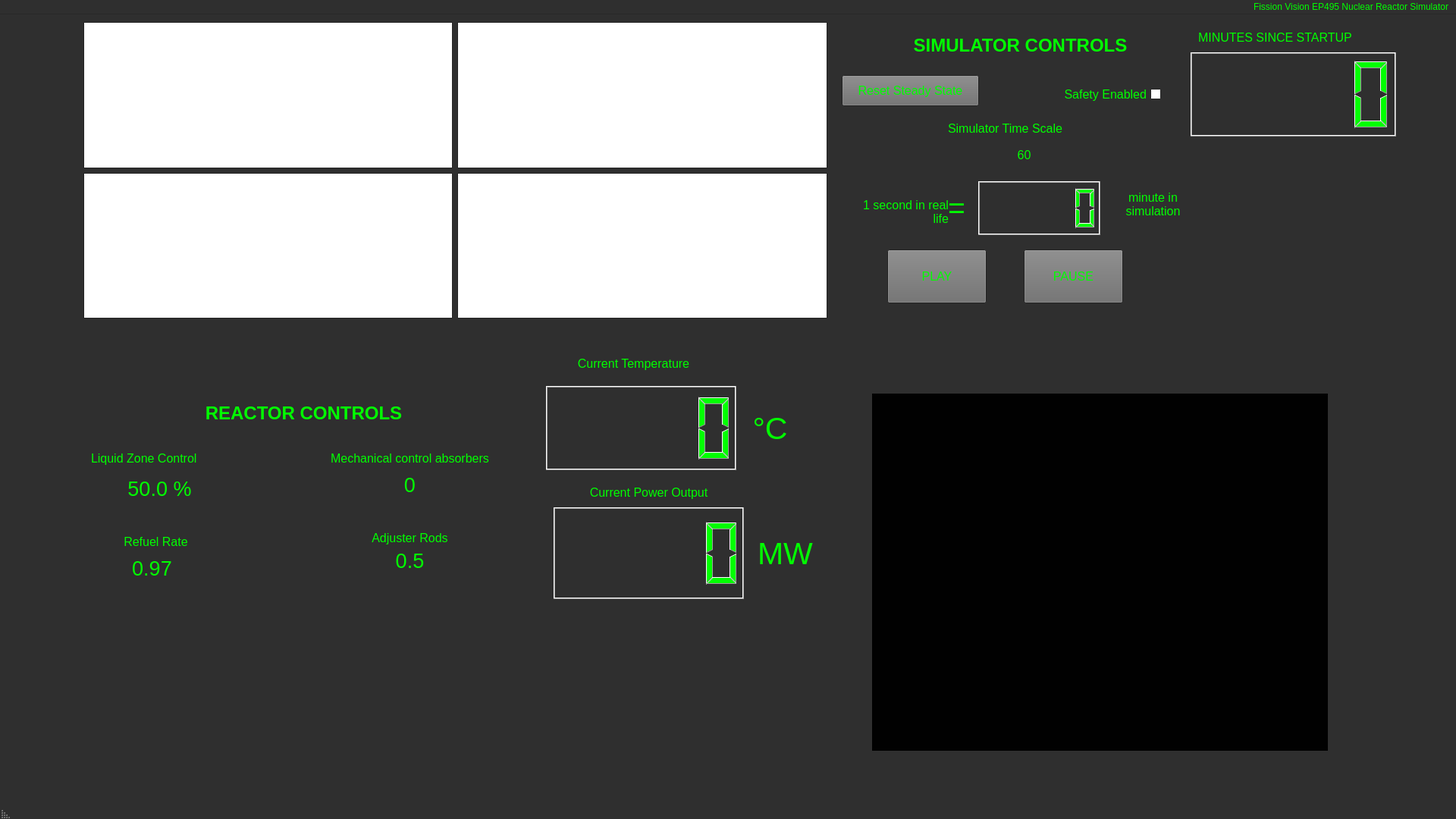
<?xml version="1.0" encoding="UTF-8"?>
<ui version="4.0">
 <class>MainWindow</class>
 <widget class="QMainWindow" name="MainWindow">
  <property name="geometry">
   <rect>
    <x>0</x>
    <y>0</y>
    <width>1920</width>
    <height>1080</height>
   </rect>
  </property>
  <property name="baseSize">
   <size>
    <width>9</width>
    <height>0</height>
   </size>
  </property>
  <property name="palette">
   <palette>
    <active>
     <colorrole role="WindowText">
      <brush brushstyle="SolidPattern">
       <color alpha="255">
        <red>0</red>
        <green>255</green>
        <blue>0</blue>
       </color>
      </brush>
     </colorrole>
     <colorrole role="Button">
      <brush brushstyle="SolidPattern">
       <color alpha="255">
        <red>109</red>
        <green>109</green>
        <blue>109</blue>
       </color>
      </brush>
     </colorrole>
     <colorrole role="Text">
      <brush brushstyle="SolidPattern">
       <color alpha="255">
        <red>0</red>
        <green>255</green>
        <blue>0</blue>
       </color>
      </brush>
     </colorrole>
     <colorrole role="BrightText">
      <brush brushstyle="SolidPattern">
       <color alpha="255">
        <red>0</red>
        <green>255</green>
        <blue>0</blue>
       </color>
      </brush>
     </colorrole>
     <colorrole role="ButtonText">
      <brush brushstyle="SolidPattern">
       <color alpha="255">
        <red>0</red>
        <green>255</green>
        <blue>0</blue>
       </color>
      </brush>
     </colorrole>
     <colorrole role="Window">
      <brush brushstyle="SolidPattern">
       <color alpha="255">
        <red>47</red>
        <green>47</green>
        <blue>47</blue>
       </color>
      </brush>
     </colorrole>
     <colorrole role="Shadow">
      <brush brushstyle="SolidPattern">
       <color alpha="255">
        <red>74</red>
        <green>74</green>
        <blue>74</blue>
       </color>
      </brush>
     </colorrole>
     <colorrole role="Highlight">
      <brush brushstyle="SolidPattern">
       <color alpha="255">
        <red>0</red>
        <green>212</green>
        <blue>0</blue>
       </color>
      </brush>
     </colorrole>
     <colorrole role="ToolTipText">
      <brush brushstyle="SolidPattern">
       <color alpha="255">
        <red>0</red>
        <green>255</green>
        <blue>0</blue>
       </color>
      </brush>
     </colorrole>
     <colorrole role="PlaceholderText">
      <brush brushstyle="SolidPattern">
       <color alpha="128">
        <red>0</red>
        <green>255</green>
        <blue>0</blue>
       </color>
      </brush>
     </colorrole>
     <colorrole role="Accent">
      <brush brushstyle="SolidPattern">
       <color alpha="255">
        <red>0</red>
        <green>170</green>
        <blue>0</blue>
       </color>
      </brush>
     </colorrole>
    </active>
    <inactive>
     <colorrole role="WindowText">
      <brush brushstyle="SolidPattern">
       <color alpha="255">
        <red>0</red>
        <green>255</green>
        <blue>0</blue>
       </color>
      </brush>
     </colorrole>
     <colorrole role="Button">
      <brush brushstyle="SolidPattern">
       <color alpha="255">
        <red>109</red>
        <green>109</green>
        <blue>109</blue>
       </color>
      </brush>
     </colorrole>
     <colorrole role="Text">
      <brush brushstyle="SolidPattern">
       <color alpha="255">
        <red>0</red>
        <green>255</green>
        <blue>0</blue>
       </color>
      </brush>
     </colorrole>
     <colorrole role="BrightText">
      <brush brushstyle="SolidPattern">
       <color alpha="255">
        <red>0</red>
        <green>255</green>
        <blue>0</blue>
       </color>
      </brush>
     </colorrole>
     <colorrole role="ButtonText">
      <brush brushstyle="SolidPattern">
       <color alpha="255">
        <red>0</red>
        <green>255</green>
        <blue>0</blue>
       </color>
      </brush>
     </colorrole>
     <colorrole role="Window">
      <brush brushstyle="SolidPattern">
       <color alpha="255">
        <red>47</red>
        <green>47</green>
        <blue>47</blue>
       </color>
      </brush>
     </colorrole>
     <colorrole role="Shadow">
      <brush brushstyle="SolidPattern">
       <color alpha="255">
        <red>74</red>
        <green>74</green>
        <blue>74</blue>
       </color>
      </brush>
     </colorrole>
     <colorrole role="Highlight">
      <brush brushstyle="SolidPattern">
       <color alpha="255">
        <red>0</red>
        <green>212</green>
        <blue>0</blue>
       </color>
      </brush>
     </colorrole>
     <colorrole role="ToolTipText">
      <brush brushstyle="SolidPattern">
       <color alpha="255">
        <red>0</red>
        <green>255</green>
        <blue>0</blue>
       </color>
      </brush>
     </colorrole>
     <colorrole role="PlaceholderText">
      <brush brushstyle="SolidPattern">
       <color alpha="128">
        <red>0</red>
        <green>255</green>
        <blue>0</blue>
       </color>
      </brush>
     </colorrole>
     <colorrole role="Accent">
      <brush brushstyle="SolidPattern">
       <color alpha="255">
        <red>0</red>
        <green>170</green>
        <blue>0</blue>
       </color>
      </brush>
     </colorrole>
    </inactive>
    <disabled>
     <colorrole role="Button">
      <brush brushstyle="SolidPattern">
       <color alpha="255">
        <red>109</red>
        <green>109</green>
        <blue>109</blue>
       </color>
      </brush>
     </colorrole>
     <colorrole role="BrightText">
      <brush brushstyle="SolidPattern">
       <color alpha="255">
        <red>0</red>
        <green>255</green>
        <blue>0</blue>
       </color>
      </brush>
     </colorrole>
     <colorrole role="Base">
      <brush brushstyle="SolidPattern">
       <color alpha="255">
        <red>47</red>
        <green>47</green>
        <blue>47</blue>
       </color>
      </brush>
     </colorrole>
     <colorrole role="Window">
      <brush brushstyle="SolidPattern">
       <color alpha="255">
        <red>47</red>
        <green>47</green>
        <blue>47</blue>
       </color>
      </brush>
     </colorrole>
     <colorrole role="Shadow">
      <brush brushstyle="SolidPattern">
       <color alpha="255">
        <red>74</red>
        <green>74</green>
        <blue>74</blue>
       </color>
      </brush>
     </colorrole>
     <colorrole role="ToolTipText">
      <brush brushstyle="SolidPattern">
       <color alpha="255">
        <red>0</red>
        <green>255</green>
        <blue>0</blue>
       </color>
      </brush>
     </colorrole>
     <colorrole role="PlaceholderText">
      <brush brushstyle="SolidPattern">
       <color alpha="128">
        <red>0</red>
        <green>255</green>
        <blue>0</blue>
       </color>
      </brush>
     </colorrole>
     <colorrole role="Accent">
      <brush brushstyle="SolidPattern">
       <color alpha="255">
        <red>0</red>
        <green>170</green>
        <blue>0</blue>
       </color>
      </brush>
     </colorrole>
    </disabled>
   </palette>
  </property>
  <property name="windowTitle">
   <string>MainWindow</string>
  </property>
  <property name="layoutDirection">
   <enum>Qt::LayoutDirection::RightToLeft</enum>
  </property>
  <property name="styleSheet">
   <string notr="true"/>
  </property>
  <widget class="QWidget" name="centralwidget">
   <property name="styleSheet">
    <string notr="true"/>
   </property>
   <widget class="QLCDNumber" name="LCDClock">
    <property name="geometry">
     <rect>
      <x>1570</x>
      <y>50</y>
      <width>271</width>
      <height>111</height>
     </rect>
    </property>
    <property name="font">
     <font>
      <pointsize>12</pointsize>
      <italic>false</italic>
      <bold>false</bold>
     </font>
    </property>
    <property name="smallDecimalPoint">
     <bool>false</bool>
    </property>
   </widget>
   <widget class="QTextBrowser" name="consoleLog">
    <property name="geometry">
     <rect>
      <x>1150</x>
      <y>500</y>
      <width>601</width>
      <height>471</height>
     </rect>
    </property>
    <property name="font">
     <font>
      <pointsize>12</pointsize>
     </font>
    </property>
    <property name="styleSheet">
     <string notr="true">background-color: rgb(1,1,1);
color: rgb(0,255,0);</string>
    </property>
   </widget>
   <widget class="QLabel" name="label">
    <property name="geometry">
     <rect>
      <x>1580</x>
      <y>10</y>
      <width>241</width>
      <height>41</height>
     </rect>
    </property>
    <property name="font">
     <font>
      <pointsize>12</pointsize>
     </font>
    </property>
    <property name="text">
     <string>MINUTES SINCE STARTUP</string>
    </property>
   </widget>
   <widget class="QLabel" name="label_4">
    <property name="geometry">
     <rect>
      <x>120</x>
      <y>570</y>
      <width>201</width>
      <height>31</height>
     </rect>
    </property>
    <property name="font">
     <font>
      <pointsize>12</pointsize>
     </font>
    </property>
    <property name="text">
     <string>Liquid Zone Control</string>
    </property>
   </widget>
   <widget class="QPushButton" name="steadyStateReset">
    <property name="geometry">
     <rect>
      <x>1110</x>
      <y>80</y>
      <width>181</width>
      <height>41</height>
     </rect>
    </property>
    <property name="font">
     <font>
      <pointsize>12</pointsize>
     </font>
    </property>
    <property name="text">
     <string>Reset Steady State</string>
    </property>
   </widget>
   <widget class="QLabel" name="lzcValue">
    <property name="geometry">
     <rect>
      <x>160</x>
      <y>600</y>
      <width>101</width>
      <height>51</height>
     </rect>
    </property>
    <property name="font">
     <font>
      <pointsize>20</pointsize>
     </font>
    </property>
    <property name="text">
     <string>50.0 %</string>
    </property>
    <property name="alignment">
     <set>Qt::AlignmentFlag::AlignCenter</set>
    </property>
   </widget>
   <widget class="QLabel" name="label_5">
    <property name="geometry">
     <rect>
      <x>410</x>
      <y>660</y>
      <width>261</width>
      <height>61</height>
     </rect>
    </property>
    <property name="font">
     <font>
      <pointsize>12</pointsize>
     </font>
    </property>
    <property name="text">
     <string>Adjuster Rods</string>
    </property>
    <property name="alignment">
     <set>Qt::AlignmentFlag::AlignCenter</set>
    </property>
    <property name="wordWrap">
     <bool>true</bool>
    </property>
   </widget>
   <widget class="QLabel" name="adjValue">
    <property name="geometry">
     <rect>
      <x>510</x>
      <y>700</y>
      <width>61</width>
      <height>41</height>
     </rect>
    </property>
    <property name="font">
     <font>
      <pointsize>20</pointsize>
     </font>
    </property>
    <property name="text">
     <string>0.5</string>
    </property>
    <property name="alignment">
     <set>Qt::AlignmentFlag::AlignCenter</set>
    </property>
   </widget>
   <widget class="QLabel" name="label_6">
    <property name="geometry">
     <rect>
      <x>1250</x>
      <y>120</y>
      <width>191</width>
      <height>61</height>
     </rect>
    </property>
    <property name="font">
     <font>
      <pointsize>12</pointsize>
     </font>
    </property>
    <property name="text">
     <string>Simulator Time Scale</string>
    </property>
    <property name="wordWrap">
     <bool>true</bool>
    </property>
   </widget>
   <widget class="QLabel" name="timescaleValue">
    <property name="geometry">
     <rect>
      <x>1320</x>
      <y>170</y>
      <width>61</width>
      <height>31</height>
     </rect>
    </property>
    <property name="font">
     <font>
      <pointsize>12</pointsize>
     </font>
    </property>
    <property name="text">
     <string>60</string>
    </property>
    <property name="alignment">
     <set>Qt::AlignmentFlag::AlignCenter</set>
    </property>
   </widget>
   <widget class="QWidget" name="layoutWidget">
    <property name="geometry">
     <rect>
      <x>110</x>
      <y>10</y>
      <width>981</width>
      <height>391</height>
     </rect>
    </property>
    <property name="font">
     <font>
      <pointsize>12</pointsize>
     </font>
    </property>
    <layout class="QGridLayout" name="gridLayout">
     <item row="0" column="0">
      <widget class="PlotWidget" name="neutronPowerGraph">
       <property name="font">
        <font>
         <pointsize>12</pointsize>
        </font>
       </property>
      </widget>
     </item>
     <item row="0" column="1">
      <widget class="PlotWidget" name="temperatureGraph">
       <property name="font">
        <font>
         <pointsize>12</pointsize>
        </font>
       </property>
      </widget>
     </item>
     <item row="1" column="0">
      <widget class="PlotWidget" name="electricPowerGraph">
       <property name="font">
        <font>
         <pointsize>12</pointsize>
        </font>
       </property>
      </widget>
     </item>
     <item row="1" column="1">
      <widget class="PlotWidget" name="pressureGraph">
       <property name="font">
        <font>
         <pointsize>12</pointsize>
        </font>
       </property>
      </widget>
     </item>
    </layout>
   </widget>
   <widget class="QCheckBox" name="safetyEnabledBox">
    <property name="geometry">
     <rect>
      <x>1360</x>
      <y>90</y>
      <width>171</width>
      <height>31</height>
     </rect>
    </property>
    <property name="font">
     <font>
      <pointsize>12</pointsize>
     </font>
    </property>
    <property name="text">
     <string>Safety Enabled</string>
    </property>
   </widget>
   <widget class="QLabel" name="label_7">
    <property name="geometry">
     <rect>
      <x>400</x>
      <y>550</y>
      <width>281</width>
      <height>71</height>
     </rect>
    </property>
    <property name="font">
     <font>
      <pointsize>12</pointsize>
     </font>
    </property>
    <property name="text">
     <string>Mechanical control absorbers</string>
    </property>
    <property name="alignment">
     <set>Qt::AlignmentFlag::AlignCenter</set>
    </property>
    <property name="wordWrap">
     <bool>true</bool>
    </property>
   </widget>
   <widget class="QLabel" name="mcaValue">
    <property name="geometry">
     <rect>
      <x>510</x>
      <y>600</y>
      <width>61</width>
      <height>41</height>
     </rect>
    </property>
    <property name="font">
     <font>
      <pointsize>20</pointsize>
     </font>
    </property>
    <property name="text">
     <string>0</string>
    </property>
    <property name="alignment">
     <set>Qt::AlignmentFlag::AlignCenter</set>
    </property>
   </widget>
   <widget class="QLabel" name="refuelValue">
    <property name="geometry">
     <rect>
      <x>160</x>
      <y>710</y>
      <width>81</width>
      <height>41</height>
     </rect>
    </property>
    <property name="font">
     <font>
      <pointsize>20</pointsize>
     </font>
    </property>
    <property name="text">
     <string>0.97</string>
    </property>
    <property name="alignment">
     <set>Qt::AlignmentFlag::AlignCenter</set>
    </property>
   </widget>
   <widget class="QLabel" name="label_10">
    <property name="geometry">
     <rect>
      <x>140</x>
      <y>670</y>
      <width>131</width>
      <height>51</height>
     </rect>
    </property>
    <property name="font">
     <font>
      <pointsize>12</pointsize>
     </font>
    </property>
    <property name="text">
     <string>Refuel Rate</string>
    </property>
    <property name="alignment">
     <set>Qt::AlignmentFlag::AlignCenter</set>
    </property>
    <property name="wordWrap">
     <bool>true</bool>
    </property>
   </widget>
   <widget class="QLabel" name="label_2">
    <property name="geometry">
     <rect>
      <x>240</x>
      <y>500</y>
      <width>321</width>
      <height>51</height>
     </rect>
    </property>
    <property name="font">
     <font>
      <pointsize>18</pointsize>
      <bold>true</bold>
      <kerning>true</kerning>
     </font>
    </property>
    <property name="text">
     <string>REACTOR CONTROLS</string>
    </property>
    <property name="alignment">
     <set>Qt::AlignmentFlag::AlignCenter</set>
    </property>
   </widget>
   <widget class="QLabel" name="label_3">
    <property name="geometry">
     <rect>
      <x>1170</x>
      <y>20</y>
      <width>351</width>
      <height>41</height>
     </rect>
    </property>
    <property name="font">
     <font>
      <pointsize>18</pointsize>
      <bold>true</bold>
      <kerning>true</kerning>
     </font>
    </property>
    <property name="text">
     <string>SIMULATOR CONTROLS</string>
    </property>
    <property name="alignment">
     <set>Qt::AlignmentFlag::AlignCenter</set>
    </property>
   </widget>
   <widget class="QLCDNumber" name="timescaleConversionLCD">
    <property name="geometry">
     <rect>
      <x>1290</x>
      <y>220</y>
      <width>161</width>
      <height>71</height>
     </rect>
    </property>
    <property name="font">
     <font>
      <pointsize>12</pointsize>
      <italic>false</italic>
      <bold>false</bold>
     </font>
    </property>
    <property name="layoutDirection">
     <enum>Qt::LayoutDirection::RightToLeft</enum>
    </property>
    <property name="smallDecimalPoint">
     <bool>false</bool>
    </property>
   </widget>
   <widget class="QLabel" name="label_11">
    <property name="geometry">
     <rect>
      <x>1130</x>
      <y>220</y>
      <width>121</width>
      <height>81</height>
     </rect>
    </property>
    <property name="font">
     <font>
      <pointsize>12</pointsize>
     </font>
    </property>
    <property name="text">
     <string>1 second in real life</string>
    </property>
    <property name="alignment">
     <set>Qt::AlignmentFlag::AlignRight|Qt::AlignmentFlag::AlignTrailing|Qt::AlignmentFlag::AlignVCenter</set>
    </property>
    <property name="wordWrap">
     <bool>true</bool>
    </property>
   </widget>
   <widget class="QLabel" name="timescaleConversionLabel">
    <property name="geometry">
     <rect>
      <x>1460</x>
      <y>220</y>
      <width>121</width>
      <height>61</height>
     </rect>
    </property>
    <property name="font">
     <font>
      <pointsize>12</pointsize>
     </font>
    </property>
    <property name="text">
     <string>minute in simulation</string>
    </property>
    <property name="alignment">
     <set>Qt::AlignmentFlag::AlignCenter</set>
    </property>
    <property name="wordWrap">
     <bool>true</bool>
    </property>
   </widget>
   <widget class="QLabel" name="label_12">
    <property name="geometry">
     <rect>
      <x>1250</x>
      <y>230</y>
      <width>31</width>
      <height>51</height>
     </rect>
    </property>
    <property name="font">
     <font>
      <pointsize>29</pointsize>
     </font>
    </property>
    <property name="text">
     <string>=</string>
    </property>
   </widget>
   <widget class="QPushButton" name="pauseButton">
    <property name="geometry">
     <rect>
      <x>1350</x>
      <y>310</y>
      <width>131</width>
      <height>71</height>
     </rect>
    </property>
    <property name="font">
     <font>
      <pointsize>12</pointsize>
     </font>
    </property>
    <property name="text">
     <string>PAUSE</string>
    </property>
   </widget>
   <widget class="QLCDNumber" name="temperatureLCD">
    <property name="geometry">
     <rect>
      <x>720</x>
      <y>490</y>
      <width>251</width>
      <height>111</height>
     </rect>
    </property>
    <property name="font">
     <font>
      <pointsize>12</pointsize>
     </font>
    </property>
   </widget>
   <widget class="QLCDNumber" name="powerOutputLCD">
    <property name="geometry">
     <rect>
      <x>730</x>
      <y>650</y>
      <width>251</width>
      <height>121</height>
     </rect>
    </property>
    <property name="font">
     <font>
      <pointsize>12</pointsize>
     </font>
    </property>
   </widget>
   <widget class="QLabel" name="label_13">
    <property name="geometry">
     <rect>
      <x>740</x>
      <y>440</y>
      <width>191</width>
      <height>41</height>
     </rect>
    </property>
    <property name="font">
     <font>
      <pointsize>12</pointsize>
     </font>
    </property>
    <property name="text">
     <string>Current Temperature</string>
    </property>
    <property name="alignment">
     <set>Qt::AlignmentFlag::AlignCenter</set>
    </property>
    <property name="wordWrap">
     <bool>true</bool>
    </property>
   </widget>
   <widget class="QLabel" name="label_14">
    <property name="geometry">
     <rect>
      <x>740</x>
      <y>610</y>
      <width>231</width>
      <height>41</height>
     </rect>
    </property>
    <property name="font">
     <font>
      <pointsize>12</pointsize>
     </font>
    </property>
    <property name="text">
     <string>Current Power Output</string>
    </property>
    <property name="alignment">
     <set>Qt::AlignmentFlag::AlignCenter</set>
    </property>
    <property name="wordWrap">
     <bool>true</bool>
    </property>
   </widget>
   <widget class="QLabel" name="label_15">
    <property name="geometry">
     <rect>
      <x>970</x>
      <y>510</y>
      <width>91</width>
      <height>71</height>
     </rect>
    </property>
    <property name="font">
     <font>
      <pointsize>31</pointsize>
     </font>
    </property>
    <property name="text">
     <string>°C</string>
    </property>
    <property name="alignment">
     <set>Qt::AlignmentFlag::AlignCenter</set>
    </property>
    <property name="wordWrap">
     <bool>true</bool>
    </property>
   </widget>
   <widget class="QLabel" name="label_16">
    <property name="geometry">
     <rect>
      <x>980</x>
      <y>670</y>
      <width>111</width>
      <height>81</height>
     </rect>
    </property>
    <property name="font">
     <font>
      <pointsize>31</pointsize>
     </font>
    </property>
    <property name="text">
     <string>MW</string>
    </property>
    <property name="alignment">
     <set>Qt::AlignmentFlag::AlignCenter</set>
    </property>
    <property name="wordWrap">
     <bool>true</bool>
    </property>
   </widget>
   <widget class="QPushButton" name="resumeButton">
    <property name="geometry">
     <rect>
      <x>1170</x>
      <y>310</y>
      <width>131</width>
      <height>71</height>
     </rect>
    </property>
    <property name="font">
     <font>
      <pointsize>12</pointsize>
     </font>
    </property>
    <property name="text">
     <string>PLAY</string>
    </property>
   </widget>
  </widget>
  <widget class="QMenuBar" name="menubar">
   <property name="geometry">
    <rect>
     <x>0</x>
     <y>0</y>
     <width>1920</width>
     <height>25</height>
    </rect>
   </property>
   <property name="defaultUp">
    <bool>false</bool>
   </property>
   <widget class="QMenu" name="menuFission_Vision_Nuclear_Reactor_Simulator">
    <property name="title">
     <string>Fission Vision EP495 Nuclear Reactor Simulator</string>
    </property>
   </widget>
   <addaction name="menuFission_Vision_Nuclear_Reactor_Simulator"/>
  </widget>
  <widget class="QStatusBar" name="statusbar"/>
 </widget>
 <customwidgets>
  <customwidget>
   <class>PlotWidget</class>
   <extends>QGraphicsView</extends>
   <header>pyqtgraph.h</header>
  </customwidget>
 </customwidgets>
 <resources/>
 <connections/>
</ui>
